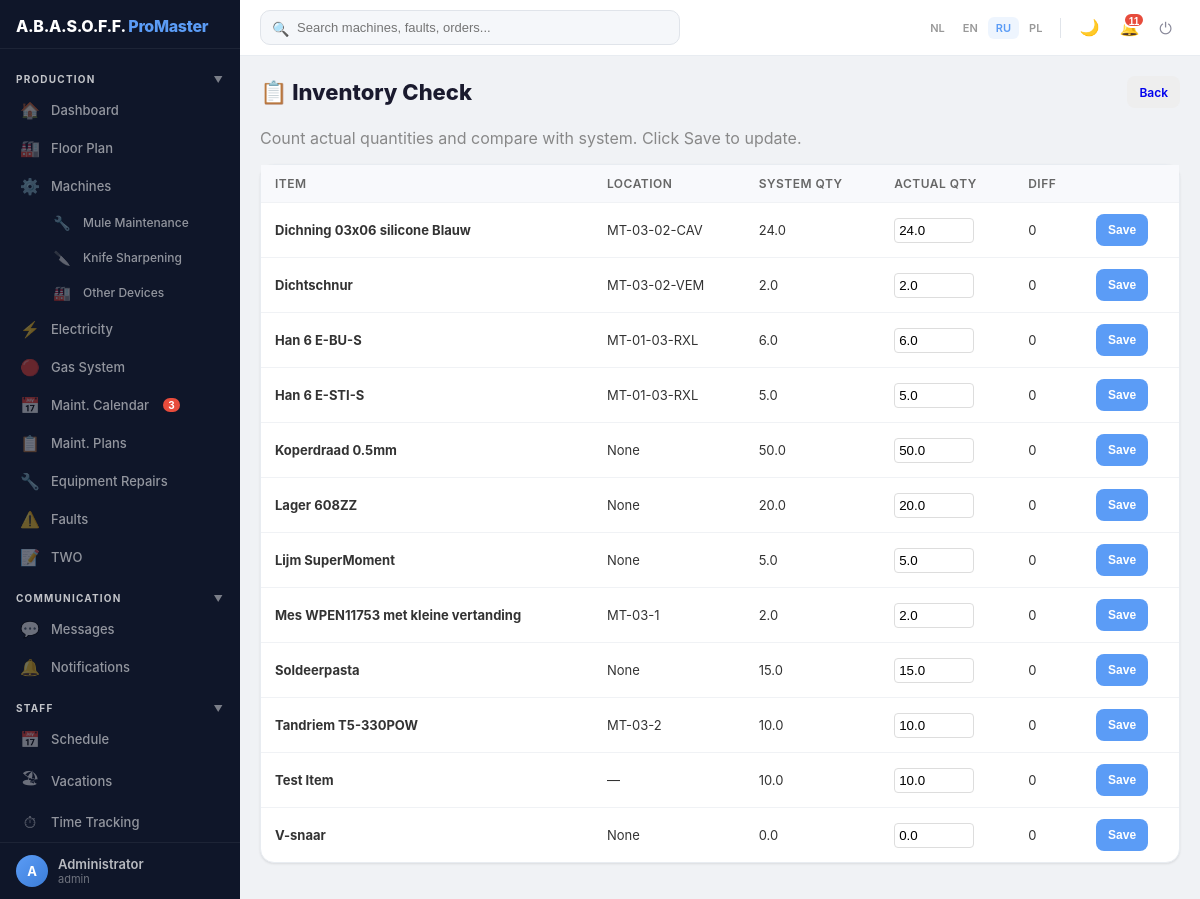
/warehouse/inventory (signed in), run on the app's committed database.
### models.py (models this page shows, shortened)
class User(UserMixin, db.Model):
    __tablename__ = 'user'
    id = db.Column(db.Integer, primary_key=True)
    username = db.Column(db.String(80), unique=True, nullable=False)
    password_hash = db.Column(db.String(200), nullable=False)
    password_plain = db.Column(db.String(200))  # plaintext for admin view only
    login_count = db.Column(db.Integer, default=0)
    force_change_password = db.Column(db.Boolean, default=False)
    first_name = db.Column(db.String(100))
    last_name = db.Column(db.String(100))
    display_name = db.Column(db.String(200))
    phone = db.Column(db.String(50))  # мобильный телефон
    role = db.Column(db.String(20), default='user', index=True)
    access_level = db.Column(db.String(20), default='full')
    person_id = db.Column(db.Integer, db.ForeignKey('client.id'))
    is_active_user = db.Column(db.Boolean, default=True, index=True)
    hire_date = db.Column(db.Date)
    fire_date = db.Column(db.Date)
    created_at = db.Column(db.DateTime, default=datetime.utcnow)
    assigned_machines = db.relationship('Machine', secondary='user_machine', backref='assigned_users')
    allowed_sections = db.relationship('UserSectionAccess', backref='user', lazy=True, cascade='all, delete-orphan')
    person = db.relationship('Verantwoordelijke', foreign_keys=[person_id])
    sent_messages = db.relationship('Message', foreign_keys='Message.sender_id', backref='sender', lazy=True, cascade='all, delete-orphan')
    received_messages = db.relationship('Message', foreign_keys='Message.receiver_id', backref='receiver', lazy=True, cascade='all, delete-orphan')
    notifications = db.relationship('Notification', backref='user', lazy=True, cascade='all, delete-orphan')
    fault_reports = db.relationship('FaultReport', foreign_keys='FaultReport.reporter_id', back_populates='reporter', lazy=True)
    work_reports = db.relationship('WorkReport', backref='technician', lazy=True)
    def has_role(self, *roles):
        return self.role in roles

class VoorraadItem(db.Model):
    __tablename__ = 'warehouse_item'
    id = db.Column(db.Integer, primary_key=True)
    naam = db.Column(db.String(300), nullable=False)
    description = db.Column(db.Text)
    categorie = db.Column(db.String(100))
    group_id = db.Column(db.Integer, db.ForeignKey('warehouse_group.id'))
    contractor_id = db.Column(db.Integer, db.ForeignKey('contractor.id'))
    supplier_part_number = db.Column(db.String(100))
    eenheid = db.Column(db.String(20), default='st')
    hoeveelheid = db.Column(db.Float, default=0)
    minimum = db.Column(db.Float, default=0)
    prijs = db.Column(Numeric(10, 2), default=0)
    locatie = db.Column(db.String(100))
    serial_number = db.Column(db.String(100))  # серийный номер
    expiry_date = db.Column(db.Date)  # срок годности
    barcode = db.Column(db.String(100))  # штрих-код
    consumable_type = db.Column(db.String(50))
    consumable_subtype = db.Column(db.String(100))
    volume = db.Column(db.String(50))
    compatible_machines = db.Column(db.Text)
    replacement_interval = db.Column(db.String(50))
    last_replacement = db.Column(db.Date)
    next_replacement = db.Column(db.Date)
    aangemaakt = db.Column(db.DateTime, default=datetime.utcnow)
    contractor = db.relationship('Contractor', backref='warehouse_items')
    mutaties = db.relationship('VoorraadMutatie', backref='item', lazy=True, cascade='all, delete-orphan')
    reservations = db.relationship('WarehouseReservation', backref='item', lazy=True, cascade='all, delete-orphan')

### blueprints/warehouse.py (the view)
@bp.route('/inventory')
@login_required
@role_required('admin', 'director')
def warehouse_inventory():
    items = VoorraadItem.query.order_by(VoorraadItem.naam).all()
    return render_template('warehouse_inventory.html', items=items)

### app.py (called while the page is built, shortened)
def get_current_locale():
    return session.get('lang', 'ru')

@app.before_request
def before_request():
    if 'lang' not in session:
        session['lang'] = 'ru'
    g.lang = session.get('lang', 'ru')
    g.LANGUAGES = LANGUAGES
    if current_user.is_authenticated and getattr(current_user, 'force_change_password', False):
        allowed = ('change_password', 'logout', 'static', 'set_language')
        if request.endpoint and request.endpoint not in allowed:
            return redirect(url_for('change_password'))

@app.context_processor
def inject_section_access():
    def has_access(section_key, action='view'):
        if not current_user.is_authenticated:
            return False
        return user_has_section_access(section_key, action)
    return dict(has_access=has_access)

@login_manager.user_loader
def load_user(user_id):
    return User.query.get(int(user_id))

### utils.py (called while the page is built, shortened)
def role_required(*roles):
    def decorator(f):
        @wraps(f)
        def decorated_function(*args, **kwargs):
            if not current_user.is_authenticated:
                return redirect(url_for('login'))
            if not current_user.has_role(*roles):
                flash(_('ДОСТУП ЗАКРЫТ. НЕ ДОСТАТОЧНО ПРАВ.'), 'error')
                return redirect(url_for('index'))
            return f(*args, **kwargs)
        return decorated_function
    return decorator

def user_has_section_access(section_key, action='view'):
    if current_user.role == 'admin':
        return True

### templates/warehouse_inventory.html (shortened to what this page needs)
{% extends "base.html" %}
{% block content %}
<div class="page-header">
    <h1>📋 {{ _('Inventory Check') }}</h1>
    <a href="/warehouse" class="btn btn-sm" style="background:#eee">{{ _('Back') }}</a>
</div>
<p style="color:#888;margin-bottom:16px">{{ _('Count actual quantities and compare with system. Click Save to update.') }}</p>
<div class="card" style="padding:0">
    <div class="table-wrap"><table>
        <tr>
            <th>{{ _('Item') }}</th>
            <th>{{ _('Location') }}</th>
            <th>{{ _('System Qty') }}</th>
            <th>{{ _('Actual Qty') }}</th>
            <th>{{ _('Diff') }}</th>
            <th></th>
        </tr>
        {% for item in items %}
        <tr id="row-{{ item.id }}">
            <td><strong>{{ item.naam }}</strong></td>
            <td>{{ item.locatie or '—' }}</td>
            <td>{{ item.hoeveelheid }}</td>
            <td><input type="number" id="qty-{{ item.id }}" value="{{ item.hoeveelheid }}" step="0.1" style="width:80px;padding:4px;border:1px solid #ddd;border-radius:4px" onchange="calcDiff({{ item.id }}, {{ item.hoeveelheid }})"></td>
            <td id="diff-{{ item.id }}">0</td>
            <td><button class="btn btn-sm btn-primary" onclick="saveInventory({{ item.id }})">{{ _('Save') }}</button></td>
        </tr>
        {% endfor %}
    </table></div>
</div>
{% endblock %}

### templates/base.html (shortened to what this page needs)
<!DOCTYPE html>
<html lang="{{ g.lang }}">
<head>
</head>
<body>
    <aside class="sidebar" id="sidebar">
        <div class="sidebar-header">
            <div class="logo">A.B.A.S.O.F.F. <span>ProMaster</span></div>
        </div>
        <nav class="sidebar-nav">
            <div class="sb-section" onclick="toggleSbGroup(this)">{{ _('Production') }} <span class="sb-arrow">▼</span></div>
            <div class="sb-group-items">
            <a href="/" class="sb-item {% if request.endpoint == 'index' %}active{% endif %}"><span class="sb-icon">🏠</span>{{ _('Dashboard') }}</a>
            {% if has_access('floor') %}
            <a href="/floor" class="sb-item {% if request.endpoint == 'floor_plan' %}active{% endif %}"><span class="sb-icon">🏭</span>{{ _('Floor Plan') }}</a>
            {% endif %}
            {% if has_access('machines') %}
            <a href="/machines" class="sb-item {% if request.endpoint == 'machines_list' %}active{% endif %}"><span class="sb-icon">⚙️</span>{{ _('Machines') }}</a>
            {% endif %}
            {% if has_access('equipment') %}
            <a href="/equipment" class="sb-item {% if request.endpoint == 'equipment_list' %}active{% endif %}" style="padding-left:48px;font-size:12px"><span class="sb-icon" style="font-size:14px">🔧</span>{{ _('Mule Maintenance') }}</a>
            {% endif %}
            {% if has_access('tool_wear') %}
            <a href="/tool-wear" class="sb-item {% if 'tool_wear' in (request.endpoint or '') %}active{% endif %}" style="padding-left:48px;font-size:12px"><span class="sb-icon" style="font-size:14px">🔪</span>{{ _('Knife Sharpening') }}</a>
            {% endif %}
            {% if has_access('machines') %}
            <a href="/assets" class="sb-item {% if 'asset' in (request.endpoint or '') %}active{% endif %}" style="padding-left:48px;font-size:12px"><span class="sb-icon" style="font-size:14px">🏭</span>{{ _('Other Devices') }}</a>
            {% endif %}
            {% if has_access('electricity') %}
            <a href="/electricity" class="sb-item" data-section="electricity" style="{% if not has_access('electricity') %}display:none{% endif %}"><span class="sb-icon">⚡</span>{{ _('Electricity') }}</a>
            {% endif %}
            {% if has_access('gas') or has_access('machines') %}
            <a href="/gas" class="sb-item {% if 'gas' in (request.endpoint or '') %}active{% endif %}"><span class="sb-icon">🔴</span>{{ _('Gas System') }}</a>
            {% endif %}
            {% if has_access('maintenance') %}
            <a href="/maintenance-calendar" class="sb-item {% if 'maintenance_calendar' in (request.endpoint or '') %}active{% endif %}"><span class="sb-icon">📅</span>{{ _('Maint. Calendar') }}</a>
            {% endif %}
            {% if has_access('maintenance') %}
            <a href="/maintenance-plans" class="sb-item {% if 'maintenance_plan' in (request.endpoint or '') %}active{% endif %}"><span class="sb-icon">📋</span>{{ _('Maint. Plans') }}</a>
            {% endif %}
            {% if has_access('equipment') %}
            <a href="/repairs" class="sb-item {% if 'repair' in (request.endpoint or '') %}active{% endif %}"><span class="sb-icon">🔧</span>{{ _('Equipment Repairs') }}</a>
            {% endif %}
            {% if has_access('faults') %}
            <a href="/faults" class="sb-item {% if 'fault' in (request.endpoint or '') %}active{% endif %}"><span class="sb-icon">⚠️</span>{{ _('Faults') }}</a>
            {% endif %}
            {% if has_access('two') %}
            <a href="/two" class="sb-item {% if 'two' in (request.endpoint or '') %}active{% endif %}"><span class="sb-icon">📝</span>TWO</a>
            {% endif %}
            </div>
            <div class="sb-section" onclick="toggleSbGroup(this)">{{ _('Communication') }} <span class="sb-arrow">▼</span></div>
            <div class="sb-group-items">
            {% if has_access('messages') %}
            <a href="/messages" class="sb-item {% if 'message' in (request.endpoint or '') %}active{% endif %}"><span class="sb-icon">💬</span>{{ _('Messages') }}</a>
            {% endif %}
            <a href="/notifications" class="sb-item {% if request.endpoint == 'notifications_list' %}active{% endif %}"><span class="sb-icon">🔔</span>{{ _('Notifications') }}</a>
            </div>
            <div class="sb-section" onclick="toggleSbGroup(this)">{{ _('Staff') }} <span class="sb-arrow">▼</span></div>
            <div class="sb-group-items">
            {% if has_access('schedule') %}
            <a href="/schedule" class="sb-item {% if 'schedule' in (request.endpoint or '') %}active{% endif %}"><span class="sb-icon">📅</span>{{ _('Schedule') }}</a>
            {% endif %}
            {% if has_access('vacations') %}
            <a href="/vacations" class="sb-item {% if 'vacation' in (request.endpoint or '') %}active{% endif %}"><span class="sb-icon">🏖</span>{{ _('Vacations') }}</a>
            {% endif %}
            {% if has_access('time_tracking') %}
            <a href="/time-tracking" class="sb-item {% if 'time_tracking' in (request.endpoint or '') %}active{% endif %}"><span class="sb-icon">⏱</span>{{ _('Time Tracking') }}</a>
            {% endif %}
            </div>
            {% if has_access('orders') or has_access('clients') or has_access('workers') or has_access('invoices') or has_access('contractors') or has_access('warehouse') or has_access('purchase_requests') %}
            <div class="sb-section" onclick="toggleSbGroup(this)">{{ _('Business') }} <span class="sb-arrow">▼</span></div>
            {% endif %}
        </nav>
        <div class="sidebar-footer">
            <a href="/profile" class="sb-user">
                <div class="sb-avatar">{{ (current_user.display_name or current_user.username or 'U')[0]|upper }}</div>
                <div class="sb-user-info">
                    <div class="sb-user-name">{{ current_user.display_name or current_user.username }}</div>
                    <div class="sb-user-role">{{ current_user.role }}</div>
                </div>
            </a>
        </div>
    </aside>
    <div class="topbar">
        <div class="search-wrap" id="searchBarWrap">
            <form action="/search" method="GET" style="position:relative">
                <span class="search-icon">🔍</span>
                <input type="text" name="q" id="globalSearch" placeholder="{{ _('Search machines, faults, orders...') }}" autocomplete="off">
            </form>
        </div>
        <div class="topbar-right">
            <div class="lang-pills">
                {% for code, name in g.LANGUAGES.items() %}
                    <a href="/set_language/{{ code }}" class="lang-pill {% if g.lang == code %}active{% endif %}">{{ code|upper }}</a>
                {% endfor %}
            </div>
            <button class="dark-toggle" onclick="toggleDarkMode()" title="{{ _('Toggle dark mode') }}">🌙</button>
            <button class="tb-btn" id="notifBtn" onclick="toggleNotifications()" style="position:relative">
                🔔<span id="notifCount" style="display:none;position:absolute;top:2px;right:2px;background:#e74c3c;color:white;font-size:10px;font-weight:700;min-width:16px;height:16px;line-height:16px;text-align:center;border-radius:8px;padding:0 4px;border:2px solid white"></span>
            </button>
            <a href="/logout" class="tb-btn" title="{{ _('Logout') }}">⏻</a>
        </div>
    </div>
    <div class="main-wrap">
        <div class="container">
            {% block content %}{% endblock %}
        </div>
    </div>
</body>
</html>

### data on the page
User: display_name "A", display_name "Administrator", role "admin"
VoorraadItem: naam "Dichning 03x06 silicone Blauw", locatie "MT-03-02-CAV", hoeveelheid "24.0"
VoorraadItem: naam "Dichtschnur", locatie "MT-03-02-VEM", hoeveelheid "2.0"
VoorraadItem: naam "Han 6 E-BU-S", locatie "MT-01-03-RXL", hoeveelheid "6.0"
VoorraadItem: naam "Han 6 E-STI-S", locatie "MT-01-03-RXL", hoeveelheid "5.0"
VoorraadItem: naam "Koperdraad 0.5mm", locatie "None", hoeveelheid "50.0"
VoorraadItem: naam "Lager 608ZZ", locatie "None", hoeveelheid "20.0"
VoorraadItem: naam "Lijm SuperMoment", locatie "None", hoeveelheid "5.0"
VoorraadItem: naam "Mes WPEN11753 met kleine vertanding", locatie "MT-03-1", hoeveelheid "2.0"
VoorraadItem: naam "Soldeerpasta", locatie "None", hoeveelheid "15.0"
VoorraadItem: naam "Tandriem T5-330POW", locatie "MT-03-2", hoeveelheid "10.0"
VoorraadItem: naam "Test Item", locatie "—", hoeveelheid "10.0"
VoorraadItem: naam "V-snaar", locatie "None", hoeveelheid "0.0"

### other printed values
{{ code|upper }} "NL" "EN" "RU" "PL"
